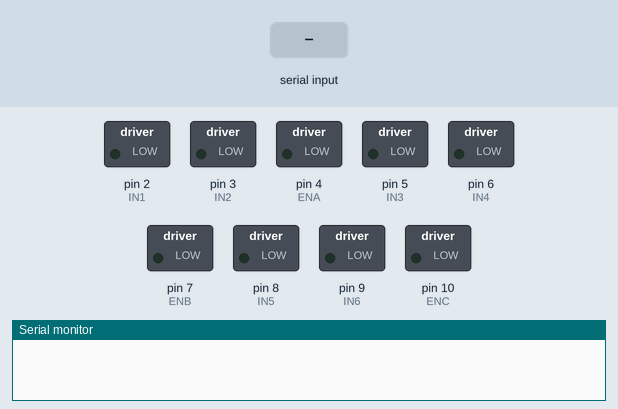
This sketch was run on a simulated Arduino Uno, built with avr-gcc and run on an emulated ATmega328P. On the bench: switched loads named in the sketch (green lamp = pin HIGH), the last lines printed to the serial monitor. The inputs (shaded band) are chosen by the test bench.

Above: at 1.2 s.
1.3 s: "F" received over the second serial link
At 2.3 s:
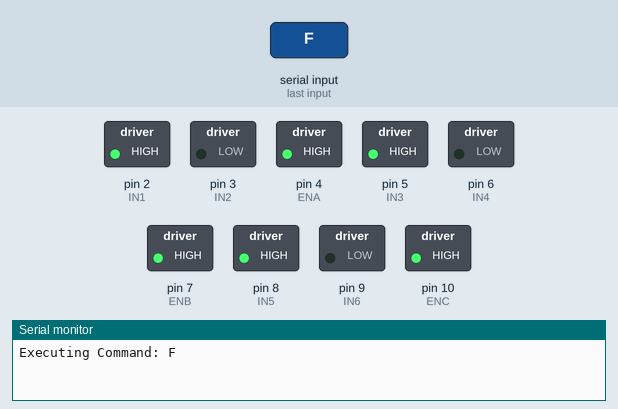
2.8 s: "B" received over the second serial link
At 3.4 s:
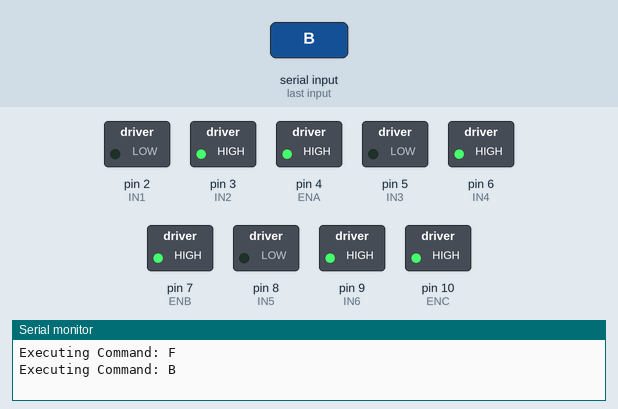
4.3 s: "L" received over the second serial link
At 4.6 s:
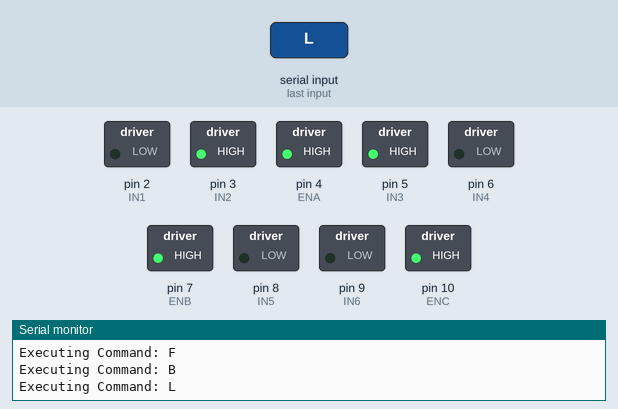
5.8 s: "R" received over the second serial link
At 6.9 s:
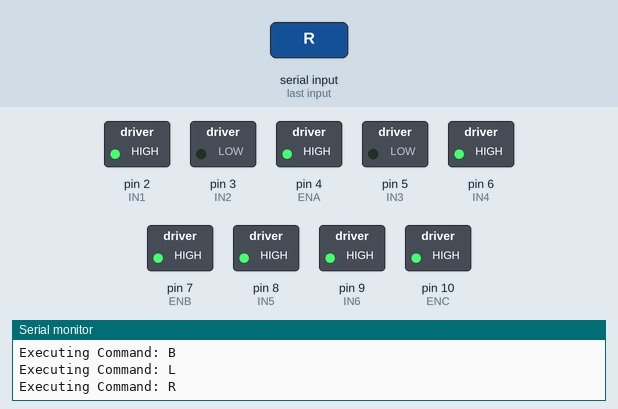
Timing chart, 0 to 8.3 s (numbered marks = the images above; inputs shaded):
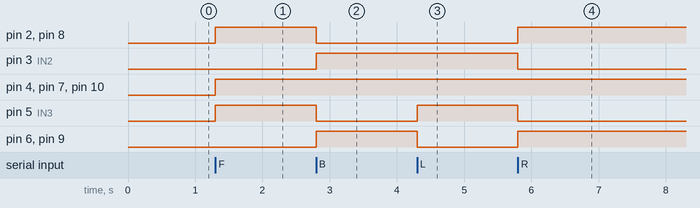

Measured:
- after the input at 1.3 s, pin 2 (IN1), pin 4 (ENA), pin 5 (IN3), pin 7 (ENB), pin 8 (IN5), pin 10 (ENC): LOW → HIGH at once
- after the input at 2.8 s, pin 2 (IN1), pin 5 (IN3), pin 8 (IN5): HIGH → LOW at once; pin 3 (IN2), pin 6 (IN4), pin 9 (IN6): LOW → HIGH at once
- after the input at 4.3 s, pin 5 (IN3): LOW → HIGH at once; pin 6 (IN4), pin 9 (IN6): HIGH → LOW at once
- after the input at 5.8 s, pin 2 (IN1), pin 6 (IN4), pin 8 (IN5), pin 9 (IN6): LOW → HIGH at once; pin 3 (IN2), pin 5 (IN3): HIGH → LOW at once

The sketch:

uno_motor_controller.ino
```cpp
#include <SoftwareSerial.h>

// --- SOFTWARE SERIAL ASSIGNMENTS ---
// Pin 11 acts as RX (receives from ESP32 TX2)
// Pin 12 acts as TX (transmits to ESP32 RX2 via voltage divider)
SoftwareSerial espSerial(11, 12);

// --- MOTOR DRIVER PINS ---
const int IN1 = 2;  const int IN2 = 3;  const int ENA = 4;  // Driver 1
const int IN3 = 5;  const int IN4 = 6;  const int ENB = 7;  // Driver 2
const int IN5 = 8;  const int IN6 = 9;  const int ENC = 10; // Driver 3

void setup() {
  // Initialize native serial for debugging via Pi terminal if needed
  Serial.begin(9600);

  // Initialize software serial bus to listen to the ESP32 master
  espSerial.begin(9600);

  for(int i = 2; i <= 10; i++) {
    pinMode(i, OUTPUT);
  }

  stopRobot();
}

void loop() {
  // Read from the software serial stream instead of standard Serial
  if (espSerial.available() > 0) {
    char command = espSerial.read();
    Serial.print("Executing Command: ");
    Serial.println(command);

    switch(command) {
      case 'F': moveForward();  break;
      case 'B': moveBackward(); break;
      case 'L': turnLeft();     break;
      case 'R': turnRight();    break;
      case 'S': stopRobot();    break;
    }
  }
}

void moveForward() {
  digitalWrite(ENA, HIGH); digitalWrite(ENB, HIGH); digitalWrite(ENC, HIGH);
  digitalWrite(IN1, HIGH); digitalWrite(IN2, LOW);
  digitalWrite(IN3, HIGH); digitalWrite(IN4, LOW);
  digitalWrite(IN5, HIGH); digitalWrite(IN6, LOW);
}

void moveBackward() {
  digitalWrite(ENA, HIGH); digitalWrite(ENB, HIGH); digitalWrite(ENC, HIGH);
  digitalWrite(IN1, LOW);  digitalWrite(IN2, HIGH);
  digitalWrite(IN3, LOW);  digitalWrite(IN4, HIGH);
  digitalWrite(IN5, LOW);  digitalWrite(IN6, HIGH);
}

void turnLeft() {
  digitalWrite(ENA, HIGH); digitalWrite(ENB, HIGH); digitalWrite(ENC, HIGH);
  digitalWrite(IN1, LOW);  digitalWrite(IN2, HIGH);
  digitalWrite(IN3, HIGH); digitalWrite(IN4, LOW);
  digitalWrite(IN5, LOW);  digitalWrite(IN6, LOW);
}

void turnRight() {
  digitalWrite(ENA, HIGH); digitalWrite(ENB, HIGH); digitalWrite(ENC, HIGH);
  digitalWrite(IN1, HIGH); digitalWrite(IN2, LOW);
  digitalWrite(IN3, LOW);  digitalWrite(IN4, HIGH);
  digitalWrite(IN5, HIGH); digitalWrite(IN6, HIGH);
}

void stopRobot() {
  digitalWrite(ENA, LOW);  digitalWrite(ENB, LOW);  digitalWrite(ENC, LOW);
  digitalWrite(IN1, LOW);  digitalWrite(IN2, LOW);
  digitalWrite(IN3, LOW);  digitalWrite(IN4, LOW);
  digitalWrite(IN5, LOW);  digitalWrite(IN6, LOW);
}
```
